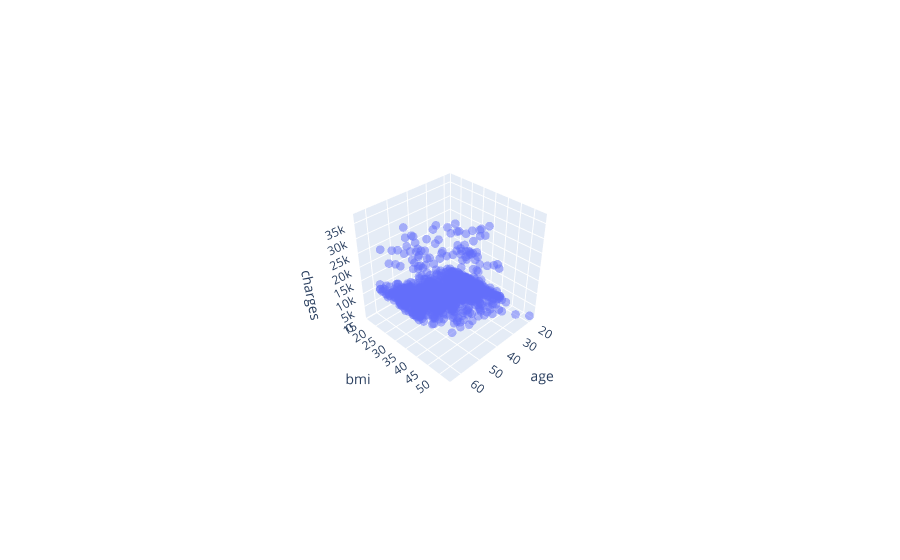

Notebook code for this chart:
### Code cell
fig = px.scatter_3d(non_smoker_df, x='age', y='bmi', z='charges')
fig.update_traces(marker_size=3, marker_opacity=0.5)
fig.show()

### Figure 1 — Plotly figure (JSON) as saved in the notebook; plotly's stock layout.template omitted (floating-point values rounded to 4 significant figures; data arrays with more than 128 entries replaced by an {"elided": "..."} marker saying what was removed)
{"data": [{"hovertemplate": "age=%{x}<br>bmi=%{y}<br>charges=%{z}<extra></extra>", "legendgroup": "", "marker": {"color": "#636efa", "opacity": 0.5, "size": 3, "symbol": "circle"}, "mode": "markers", "name": "", "scene": "scene", "showlegend": false, "type": "scatter3d", "x": {"elided": "1064 int values"}, "y": {"elided": "1064 float values"}, "z": {"elided": "1064 float values"}}], "layout": {"autosize": true, "legend": {"tracegroupgap": 0}, "margin": {"t": 60}, "scene": {"aspectmode": "auto", "aspectratio": {"x": 1, "y": 1, "z": 1}, "camera": {"center": {"x": 0, "y": 0, "z": 0}, "eye": {"x": 2.301, "y": 2.301, "z": 2.301}, "projection": {"type": "perspective"}, "up": {"x": 0, "y": 0, "z": 1}}, "domain": {"x": [0, 1], "y": [0, 1]}, "xaxis": {"title": {"text": "age"}, "type": "linear"}, "yaxis": {"title": {"text": "bmi"}, "type": "linear"}, "zaxis": {"title": {"text": "charges"}, "type": "linear"}}}}
